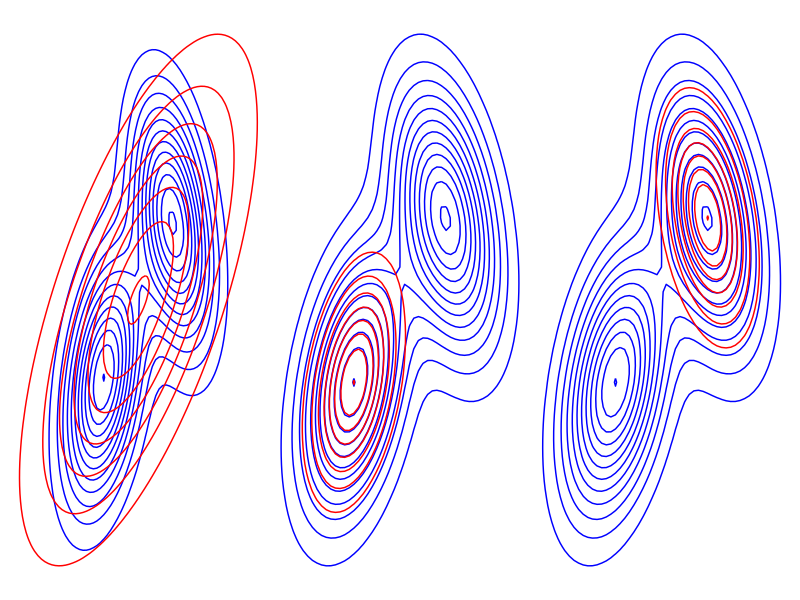

Reproduce this figure in R.
library(mvtnorm)
library(tidyverse)
library(patchwork)

# helper: multivariate normal density
dmvnorm2 <- function(X, mu, Sigma) {
  d <- ncol(X)

  Sigma_inv <- solve(Sigma)
  det_Sigma <- det(Sigma)

  diff <- sweep(X, 2, mu)

  expo <- rowSums((diff %*% Sigma_inv) * diff)

  (1 / sqrt((2 * pi)^d * det_Sigma)) *
    exp(-0.5 * expo)
}

make_plot <- function(z) {
  ggplot(df, aes(x, y)) +
    geom_contour(aes(z = f), color = "blue") +
    geom_contour(aes(z = !!sym(z)), color = "red") +
    theme_void()
}


# parameters
mu <- list(
  c(-1, -1),
  c(1, 1)
)

Sigma1 <- matrix(
  c(1/2, 1/4,
    1/4, 1),
  2, 2
)

Sigma2 <- matrix(
  c(1/2, -1/4,
    -1/4, 1),
  2, 2
)

SigmaKL <- matrix(
  c(3, 2,
    2, 3),
  2, 2
)

# grid
x1 <- seq(-4, 4, by = 0.1)
x2 <- x1
grid <- expand.grid(x1 = x1, x2 = x2) |>
  as.matrix()

# densities
f1 <- dmvnorm(grid, mean = mu[[1]], sigma = Sigma1)
f2 <- dmvnorm(grid, mean = mu[[2]], sigma = Sigma2)
## f1 <- dmvnorm2(grid, mu[[1]], Sigma1)
## f2 <- dmvnorm2(grid, mu[[2]], Sigma2)
f  <- f1 + f2

klf <- dmvnorm(grid, c(0,0), SigmaKL)
kll <- dmvnorm(grid, mu[[1]], Sigma1 * 0.6)
klr <- dmvnorm(grid, mu[[2]], Sigma2 * 0.6)

## klf <- dmvnorm2(grid, c(0,0), SigmaKL)
## kll <- dmvnorm2(grid, mu[[1]], Sigma1 * 0.6)
## klr <- dmvnorm2(grid, mu[[2]], Sigma2 * 0.6)


# dataframe
df <- tibble(
  x = grid[,1],
  y = grid[,2],
  f = f,
  klf = klf,
  kll = kll,
  klr = klr
)

p1 <- make_plot("klf")
p2 <- make_plot("kll")
p3 <- make_plot("klr")

wrap_plots(p1, p2, p3)
